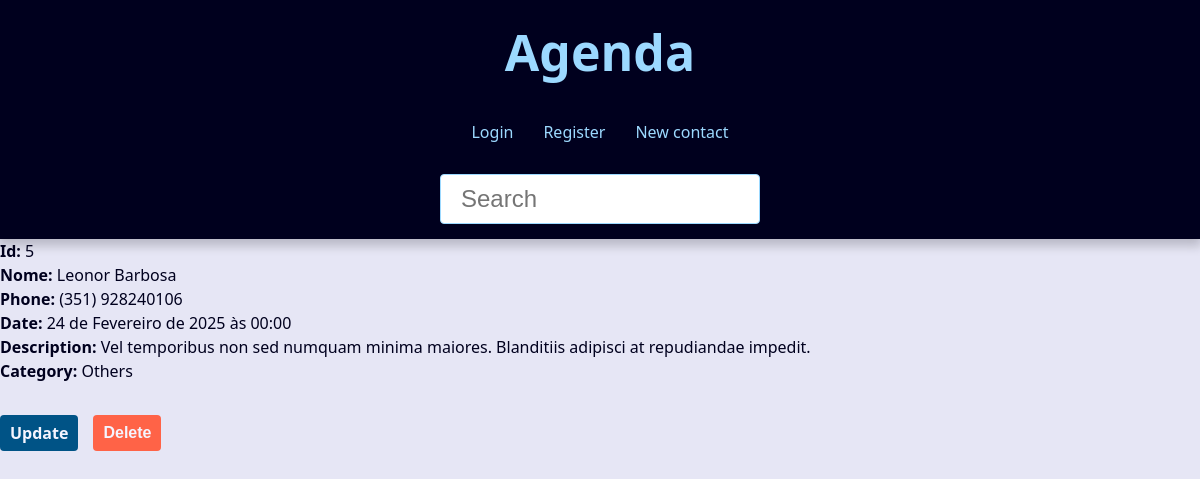
The page /5 on the database its author committed.
### contact/models.py (models this page shows, shortened)
class Contact(models.Model):
    first_name = models.CharField(max_length=20)
    last_name = models.CharField(max_length=20)
    phone = models.CharField(max_length=12)
    email = models.EmailField(max_length=100,blank=True)
    created_date = models.DateTimeField(default=timezone.now)
    description = models.TextField(blank=True)
    picture = models.ImageField(blank=True,upload_to='pictures/%Y/%m/')
    category = models.ForeignKey(Category, on_delete=models.SET_NULL, blank=True, null=True)
    owner = models.ForeignKey(User, on_delete=models.SET_NULL, blank=True, null=True)
    show = models.BooleanField(default=True)

class Category(models.Model):
    class Meta:
        verbose_name = 'Category'
        verbose_name_plural = 'Categories'
    name = models.CharField(max_length=50)

### contact/views.py (the view)
# urls.py: path('<int:contact_id>', views.contact, name='contact'),
def contact(request, contact_id):
    c = get_object_or_404(Contact.objects, id=contact_id, show=True)
    contexto = {
        "title": "Dados do contato",
        "contact": c
        }
    return render (
        request,
        'contact/contact.html',
        contexto
    )

### contact/templates/contact/contact.html (shortened to what this page needs)
{% extends "global/base.html" %}
{% block content %}
    <p><b>Id:</b> {{ contact.id }}</p>
    <p><b>Nome:</b> {{ contact.first_name }} {{ contact.last_name }}</p>
    <p><b>Phone:</b> {{ contact.phone }}</p>
    <p><b>Date:</b> {{ contact.created_date }}</p>
    <p><b>Description:</b> {{ contact.description }}</p>
    <p><b>Category:</b> {{ contact.category.name }}</p>
    <div class="contact-links">
        <a href="{% url "contact:update" contact.id %}" class="btn btn-link">Update</a>
        <form action="{% url "contact:delete" contact.id %}" method="post">
            {% if confirmation == 'no' %}
            <input type="hidden" name="confirmation" value="yes">
            <button class="btn btn-link btn-delete" type="submit">
                Confirm Deletion
            </button>
            {% else %}
            <button class="btn btn-link btn-delete" type="submit">
                Delete
            </button>
            {% endif %}
        </form>
    </div>
{% endblock content %}

### base_static/global/css/style.css (style rules this page uses)
:root { --spacing: 1.5rem; --link-dark-color: rgb(0, 83, 134); --link-light-color: rgb(156, 217, 255); --clr-white: rgb(245, 245, 255); --clr-black: rgb(0, 0, 30); --clr-light-gray: rgb(230, 230, 245); --clr-dark-shadow-5: rgba(0, 0, 10, 5%); --clr-dark-shadow-10: rgba(0, 0, 10, 10%); --clr-dark-shadow-20: rgba(0, 0, 10, 20%); --clr-light-shadow-5: rgba(200, 200, 255, 5%); --clr-light-shadow-10: rgba(200, 200, 255, 10%); --clr-light-shadow-20: rgba(200, 200, 255, 20%); --main-page-width: 120rem; --table-min-width: 60rem; --biggest-font-size: 5rem; --bigger-font-size: 4rem; --big-font-size: 3.2rem; --medium-font-size: 2.4rem; --small-font-size: 1.6rem; --smaller-font-size: 1.4rem; --smallest-font-size: 1.2rem; --transition-fast: 300ms; --transition-medium: 600ms; --transition-slow: 1s; --default-border-radius: 4px; }
*, *::before, *::after { margin: 0; padding: 0; box-sizing: border-box; }
html { font-size: 62.5%; }
body { font-family: system-ui, -apple-system, BlinkMacSystemFont, 'Segoe UI', Roboto, Oxygen, Ubuntu, Cantarell, 'Open Sans', 'Helvetica Neue', sans-serif; line-height: 1.5; font-size: var(--small-font-size); color: var(--clr-black); -webkit-font-smoothing: antialiased; background: var(--clr-light-gray); }
.btn { background-color: var(--link-dark-color); color: var(--clr-white); font-weight: bold; border: none; padding: 1rem 2rem; border-radius: var(--default-border-radius); cursor: pointer; transition: filter var(--transition-fast) ease-in-out; }
.contact-links { margin-block: calc(var(--small-font-size) * 2); display: flex; align-items: center; gap: 0 var(--spacing); }
.btn-link { font-size:var(--small-font-size); text-decoration: none; font-weight: bold; padding: 1rem; display: block; line-height:var(--small-font-size); }
.btn-delete { background: tomato; }

### rows shown on the page
Contact: id "5", first_name "Leonor", last_name "Barbosa", phone "(351) 928240106", created_date "24 de Fevereiro de 2025 às 00:00", description "Vel temporibus non sed numquam minima maiores. Blanditiis adipisci at repudiandae impedit.", category.name "Others"
